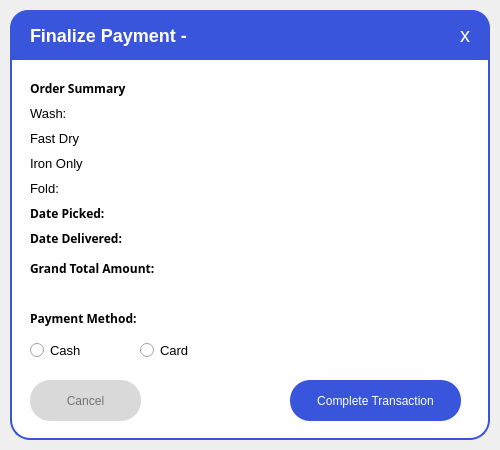
<?xml version="1.0" encoding="UTF-8"?>
<ui version="4.0">
 <class>FinalizPopup</class>
 <widget class="QWidget" name="FinalizPopup">
  <property name="geometry">
   <rect>
    <x>0</x>
    <y>0</y>
    <width>500</width>
    <height>450</height>
   </rect>
  </property>
  <property name="minimumSize">
   <size>
    <width>500</width>
    <height>450</height>
   </size>
  </property>
  <property name="maximumSize">
   <size>
    <width>500</width>
    <height>450</height>
   </size>
  </property>
  <property name="windowTitle">
   <string>Customer Details</string>
  </property>
  <widget class="QFrame" name="container_frame">
   <property name="enabled">
    <bool>true</bool>
   </property>
   <property name="geometry">
    <rect>
     <x>10</x>
     <y>10</y>
     <width>480</width>
     <height>430</height>
    </rect>
   </property>
   <property name="styleSheet">
    <string notr="true">
     QFrame#container_frame {
       background-color: white;
       border: 2px solid #3855DB;
       border-radius: 20px;
     }
    </string>
   </property>
   <widget class="QFrame" name="title_bar">
    <property name="geometry">
     <rect>
      <x>0</x>
      <y>0</y>
      <width>480</width>
      <height>50</height>
     </rect>
    </property>
    <property name="styleSheet">
     <string notr="true">
      QFrame#title_bar {
        background-color: #3855DB;
        border-top-left-radius: 18px;
        border-top-right-radius: 18px;
      }
     </string>
    </property>
    <widget class="QLabel" name="label_title">
     <property name="geometry">
      <rect>
       <x>20</x>
       <y>10</y>
       <width>440</width>
       <height>30</height>
      </rect>
     </property>
     <property name="styleSheet">
      <string notr="true">color: white; font-size: 18px; font-weight: bold;</string>
     </property>
     <property name="text">
      <string>Finalize Payment - </string>
     </property>
    </widget>
    <widget class="QPushButton" name="pushButton_close">
     <property name="geometry">
      <rect>
       <x>440</x>
       <y>10</y>
       <width>30</width>
       <height>30</height>
      </rect>
     </property>
     <property name="styleSheet">
      <string notr="true">
       QPushButton { background-color: transparent; color: white; font-size: 20px; border: none; }
       QPushButton:hover { background-color: rgba(255,255,255,0.2); border-radius: 15px; }
      </string>
     </property>
     <property name="text">
      <string>x</string>
     </property>
    </widget>
   </widget>
   <widget class="QWidget" name="content_widget" native="true">
    <property name="geometry">
     <rect>
      <x>10</x>
      <y>60</y>
      <width>461</width>
      <height>361</height>
     </rect>
    </property>
    <widget class="QLabel" name="label_order_info">
     <property name="geometry">
      <rect>
       <x>10</x>
       <y>10</y>
       <width>150</width>
       <height>16</height>
      </rect>
     </property>
     <property name="styleSheet">
      <string notr="true">font-family: Fredoka-SemiBold; font-weight: bold;</string>
     </property>
     <property name="text">
      <string>Order Summary</string>
     </property>
    </widget>
    <widget class="QLabel" name="label_iron">
     <property name="geometry">
      <rect>
       <x>10</x>
       <y>85</y>
       <width>81</width>
       <height>16</height>
      </rect>
     </property>
     <property name="font">
      <font>
       <family>Arial</family>
       <pointsize>10</pointsize>
      </font>
     </property>
     <property name="text">
      <string>Iron Only</string>
     </property>
    </widget>
    <widget class="QLabel" name="label_dry">
     <property name="geometry">
      <rect>
       <x>10</x>
       <y>60</y>
       <width>50</width>
       <height>16</height>
      </rect>
     </property>
     <property name="font">
      <font>
       <family>Arial</family>
       <pointsize>10</pointsize>
      </font>
     </property>
     <property name="text">
      <string>Fast Dry:</string>
     </property>
    </widget>
    <widget class="QLabel" name="label_wash">
     <property name="geometry">
      <rect>
       <x>10</x>
       <y>35</y>
       <width>111</width>
       <height>16</height>
      </rect>
     </property>
     <property name="font">
      <font>
       <family>Arial</family>
       <pointsize>10</pointsize>
      </font>
     </property>
     <property name="text">
      <string>Wash:</string>
     </property>
    </widget>
    <widget class="QLabel" name="label_date">
     <property name="geometry">
      <rect>
       <x>10</x>
       <y>160</y>
       <width>150</width>
       <height>16</height>
      </rect>
     </property>
     <property name="styleSheet">
      <string notr="true">font-family: Fredoka-SemiBold; font-weight: bold;</string>
     </property>
     <property name="text">
      <string>Date Delivered:</string>
     </property>
    </widget>
    <widget class="QLabel" name="value_date">
     <property name="geometry">
      <rect>
       <x>160</x>
       <y>160</y>
       <width>201</width>
       <height>16</height>
      </rect>
     </property>
     <property name="font">
      <font>
       <family>Arial</family>
       <pointsize>10</pointsize>
      </font>
     </property>
     <property name="text">
      <string/>
     </property>
    </widget>
    <widget class="QLabel" name="label_payment">
     <property name="geometry">
      <rect>
       <x>10</x>
       <y>240</y>
       <width>150</width>
       <height>16</height>
      </rect>
     </property>
     <property name="styleSheet">
      <string notr="true">font-family: Fredoka-SemiBold; font-weight: bold;</string>
     </property>
     <property name="text">
      <string>Payment Method:</string>
     </property>
    </widget>
    <widget class="QLabel" name="value_wash">
     <property name="geometry">
      <rect>
       <x>240</x>
       <y>35</y>
       <width>81</width>
       <height>16</height>
      </rect>
     </property>
     <property name="font">
      <font>
       <family>Arial</family>
       <pointsize>10</pointsize>
      </font>
     </property>
     <property name="text">
      <string/>
     </property>
    </widget>
    <widget class="QLabel" name="label_process">
     <property name="geometry">
      <rect>
       <x>240</x>
       <y>60</y>
       <width>81</width>
       <height>16</height>
      </rect>
     </property>
     <property name="font">
      <font>
       <family>Arial</family>
       <pointsize>10</pointsize>
      </font>
     </property>
     <property name="text">
      <string/>
     </property>
    </widget>
    <widget class="QLabel" name="value_procesd">
     <property name="geometry">
      <rect>
       <x>320</x>
       <y>60</y>
       <width>101</width>
       <height>16</height>
      </rect>
     </property>
     <property name="text">
      <string/>
     </property>
     <property name="wordWrap">
      <bool>true</bool>
     </property>
    </widget>
    <widget class="QLabel" name="value_subtotal_2">
     <property name="geometry">
      <rect>
       <x>370</x>
       <y>360</y>
       <width>61</width>
       <height>16</height>
      </rect>
     </property>
     <property name="text">
      <string>₱0.00</string>
     </property>
     <property name="alignment">
      <set>Qt::AlignRight|Qt::AlignTrailing|Qt::AlignVCenter</set>
     </property>
    </widget>
    <widget class="QLabel" name="label_fold">
     <property name="geometry">
      <rect>
       <x>10</x>
       <y>110</y>
       <width>81</width>
       <height>16</height>
      </rect>
     </property>
     <property name="font">
      <font>
       <family>Arial</family>
       <pointsize>10</pointsize>
      </font>
     </property>
     <property name="text">
      <string>Fold:</string>
     </property>
    </widget>
    <widget class="QLabel" name="label_process_2">
     <property name="geometry">
      <rect>
       <x>240</x>
       <y>85</y>
       <width>81</width>
       <height>16</height>
      </rect>
     </property>
     <property name="font">
      <font>
       <family>Arial</family>
       <pointsize>10</pointsize>
      </font>
     </property>
     <property name="text">
      <string/>
     </property>
    </widget>
    <widget class="QLabel" name="label_process_3">
     <property name="geometry">
      <rect>
       <x>240</x>
       <y>110</y>
       <width>81</width>
       <height>16</height>
      </rect>
     </property>
     <property name="font">
      <font>
       <family>Arial</family>
       <pointsize>10</pointsize>
      </font>
     </property>
     <property name="text">
      <string/>
     </property>
    </widget>
    <widget class="QLabel" name="label_grand_2">
     <property name="geometry">
      <rect>
       <x>10</x>
       <y>190</y>
       <width>150</width>
       <height>16</height>
      </rect>
     </property>
     <property name="styleSheet">
      <string notr="true">font-family: Fredoka-SemiBold; font-weight: bold;</string>
     </property>
     <property name="text">
      <string>Grand Total Amount:</string>
     </property>
    </widget>
    <widget class="QLabel" name="value_grand">
     <property name="geometry">
      <rect>
       <x>160</x>
       <y>190</y>
       <width>201</width>
       <height>16</height>
      </rect>
     </property>
     <property name="font">
      <font>
       <family>Arial</family>
       <pointsize>10</pointsize>
      </font>
     </property>
     <property name="text">
      <string/>
     </property>
    </widget>
    <widget class="QRadioButton" name="cash">
     <property name="geometry">
      <rect>
       <x>10</x>
       <y>270</y>
       <width>89</width>
       <height>20</height>
      </rect>
     </property>
     <property name="font">
      <font>
       <family>Arial</family>
       <pointsize>10</pointsize>
      </font>
     </property>
     <property name="text">
      <string>Cash</string>
     </property>
    </widget>
    <widget class="QRadioButton" name="card">
     <property name="geometry">
      <rect>
       <x>120</x>
       <y>260</y>
       <width>111</width>
       <height>41</height>
      </rect>
     </property>
     <property name="font">
      <font>
       <family>Arial</family>
       <pointsize>10</pointsize>
      </font>
     </property>
     <property name="styleSheet">
      <string notr="true"/>
     </property>
     <property name="text">
      <string>Card</string>
     </property>
     <property name="autoRepeat">
      <bool>false</bool>
     </property>
    </widget>
    <widget class="QPushButton" name="b1">
     <property name="geometry">
      <rect>
       <x>270</x>
       <y>310</y>
       <width>171</width>
       <height>41</height>
      </rect>
     </property>
     <property name="styleSheet">
      <string notr="true">QPushButton {
            background-color: #3855DB; /* Example background color */
            color: White; /* Example text color */
            border-radius: 20px; /* Adjust this value for desired roundness */
}
QPushButton:hover {
    background-color: #2746C3; /* Color when the mouse hovers over it */

}
QPushButton:pressed {
    background-color: #FFFFFF; /* Color when the button is clicked down */
	color: #3855DB;
	border-style: outset;
	border-width: 3px;
    border-radius: 20px; /* Adjust this value for desired roundness */
    border-color: #2746C3;
}</string>
     </property>
     <property name="text">
      <string>Complete Transaction</string>
     </property>
    </widget>
    <widget class="QPushButton" name="b2">
     <property name="geometry">
      <rect>
       <x>10</x>
       <y>310</y>
       <width>111</width>
       <height>41</height>
      </rect>
     </property>
     <property name="styleSheet">
      <string notr="true">QPushButton {
            background-color: #d9d9d9; /* Example background color */
            color: #737373; /* Example text color */
            border-radius: 20px; /* Adjust this value for desired roundness */
}
QPushButton:hover {
    background-color: #9c9b9b; /* Color when the mouse hovers over it */

}
QPushButton:pressed {
    background-color: #FFFFFF; /* Color when the button is clicked down */
	color: #9c9b9b;
	border-style: outset;
	border-width: 3px;
    border-radius: 20px; /* Adjust this value for desired roundness */
    border-color: #9c9b9b;
}</string>
     </property>
     <property name="text">
      <string>Cancel</string>
     </property>
    </widget>
    <widget class="QLabel" name="value_date_picked">
     <property name="geometry">
      <rect>
       <x>160</x>
       <y>135</y>
       <width>201</width>
       <height>16</height>
      </rect>
     </property>
     <property name="font">
      <font>
       <family>Arial</family>
       <pointsize>10</pointsize>
      </font>
     </property>
     <property name="text">
      <string/>
     </property>
    </widget>
    <widget class="QLabel" name="label_datepicked">
     <property name="geometry">
      <rect>
       <x>10</x>
       <y>135</y>
       <width>150</width>
       <height>16</height>
      </rect>
     </property>
     <property name="styleSheet">
      <string notr="true">font-family: Fredoka-SemiBold; font-weight: bold;</string>
     </property>
     <property name="text">
      <string>Date Picked:</string>
     </property>
    </widget>
   </widget>
  </widget>
 </widget>
 <resources>
  <include location="../images/Resc_rc.qrc"/>
 </resources>
 <connections/>
</ui>
